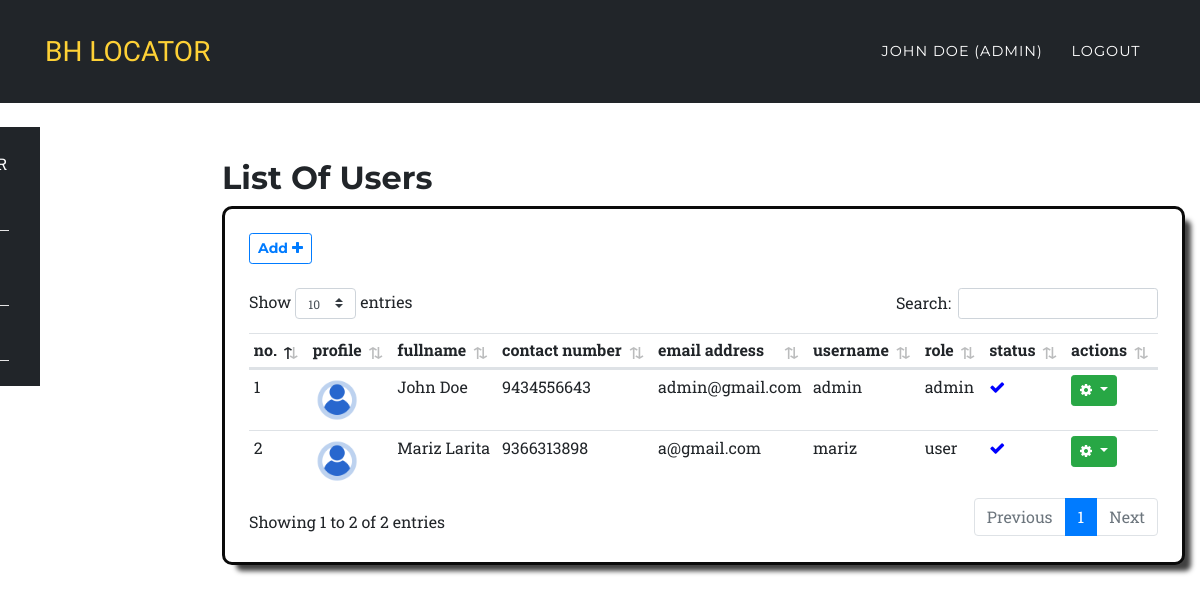
Page /users.php (signed in) on the committed database.
### tables this page shows
CREATE TABLE `user` (
  `user_id` int(11) NOT NULL,
  `username` varchar(60) NOT NULL,
  `password` varchar(60) NOT NULL,
  `fullname` varchar(60) NOT NULL,
  `contact` varchar(50) NOT NULL,
  `email` text NOT NULL,
  `image` varchar(200) NOT NULL,
  `role` varchar(50) NOT NULL,
  `status` int(20) NOT NULL,
  `user_added` datetime NOT NULL DEFAULT current_timestamp()
);

### users.php (the view, shortened to what this page needs)
<?php
	include 'include/header_admin.php';
?>
<nav class="navbar navbar-expand-lg navbar-dark" style="background-color:#212529;" id="mainNav">
    <div class="container">
        <a class="navbar-brand js-scroll-trigger" href="#">BH LOCATOR</a>
        <div class="collapse navbar-collapse" id="navbarResponsive">
            <ul class="navbar-nav text-uppercase ml-auto">
                <li class="nav-item">
                    <a class="nav-link" href="#"><?php echo $_SESSION['fullname']; ?>
                        <?php if($_SESSION['role'] == 'admin'){ echo "(Admin)"; } ?></a>
                </li>
                <li class="nav-item">
                    <a href="logout.php" class="nav-link">Logout</a>
                </li>
            </ul>
        </div>
    </div>
</nav>
<?php include 'include/side-nav.php';?>
<section class="wrapper" style="margin-left:16%;margin-top: -11%;">
    <div class="container">
        <div class="row">
            <div class="col-12">
                <h2>List Of Users</h2>
                <div id="tableStyle" class="card p-4">
                    <div class="">
                        <a href="add_user.php"><button class="btn btn-sm btn-outline-primary  mb-4">Add <i
                                    class="fa fa-plus"></i></button></a>
                    </div>
                    <div class="table-responsive">
                        <?php
						include_once 'config/dbcon.php';
						$sql = "SELECT * FROM user ";
						$result = $conn->query($sql);
						if ($result->num_rows > 0) {
						?>
                        <table id="example" class="table table-sm ">
                            <thead>
                                <tr>
                                    <th>no.</th>
                                    <th>profile</th>
                                    <th>fullname</th>
                                    <th>contact number</th>
                                    <th>email address</th>
                                    <th>username</th>
                                    <th>role</th>
                                    <th>status</th>
                                    <th>actions</th>
                                </tr>
                            </thead>
                            <tbody id="myTable">
                                <?php $i = 1; while ($row = $result->fetch_row()) : ?>
                                <tr>
                                    <td><?php echo $i++;?></td>
                                    <td><a target="_blank" href="models/upload_profile/<?php echo $row['6']; ?>"><img
                                                src="models/upload_profile/<?php echo $row[6]; ?>"
                                                class="mr-0 mt-0 rounded" height="50px" width="50px"></a></td>
                                    <td><?php echo $row['3'];?></td>
                                    <td><?php echo $row['4'];?></td>
                                    <td><?php echo $row['5'];?></td>
                                    <td><?php echo $row['1'];?></td>
                                    <td><?php echo $row['7'];?></td>
                                    <td>
                                        <?php
											if($row['8'] == 0){
												echo "<i style='color:blue' class='fa fa-check'></i>";
											}else{
												echo "<i style='color:red' class='fa fa-close'></i>";
											}
										?>
                                    </td>
                                    <td>
                                        <div class="btn-group">
                                            <button class="btn btn-success btn-sm dropdown-toggle" type="button"
                                                data-toggle="dropdown" aria-expanded="false">
                                                <i class="fa fa-cog"></i>
                                            </button>
                                        </div>
                                    </td>
                                </tr>
                                <?php endwhile; ?>
                                <?php
								} else {
								}
								?>
                            </tbody>
                        </table>
                    </div>
                </div>
            </div>
        </div>
    </div>
</section>
<?php include 'include/footer.php';?>

### resources/css/style.css (style rules this page uses)
html,body { margin: 0 auto; max-width: 100%; }

### assets/css/mySTYLE.css (style rules this page uses)
body { overflow-x: hidden; font-family: 'Roboto Slab', 'Helvetica Neue', Helvetica, Arial, sans-serif; }
a { color: #fed136; }
h1, h2, h3, h4, h5, h6 { font-weight: 700; font-family: 'Montserrat', 'Helvetica Neue', Helvetica, Arial, sans-serif; }
section { padding: 100px 0; }
@media (min-width: 768px) { section { padding: 140px 0; } }
.btn { font-family: 'Montserrat', 'Helvetica Neue', Helvetica, Arial, sans-serif; font-weight: 700; }
#mainNav { background-color: #212529; }
#mainNav .navbar-brand { color: #fed136; font-family: 'Kaushan Script', 'Helvetica Neue', Helvetica, Arial, cursive; }
#mainNav .navbar-nav .nav-item .nav-link { font-size: 90%; font-weight: 400; padding: 0.75em 0; letter-spacing: 1px; color: white; font-family: 'Montserrat', 'Helvetica Neue', Helvetica, Arial, sans-serif; }
@media (min-width: 992px) { #mainNav { padding-top: 25px; padding-bottom: 25px; -webkit-transition: padding-top 0.3s, padding-bottom 0.3s; -moz-transition: padding-top 0.3s, padding-bottom 0.3s; transition: padding-top 0.3s, padding-bottom 0.3s; border: none; background-color: transparent; } }
@media (min-width: 992px) { #mainNav .navbar-brand { font-size: 1.75em; -webkit-transition: all 0.3s; -moz-transition: all 0.3s; transition: all 0.3s; } }
@media (min-width: 992px) { #mainNav .navbar-nav .nav-item .nav-link { padding: 1.1em 1em !important; } }

### assets/css/style.css (style rules this page uses)
.navbar { border-radius: 0px; }
section { padding-left: 15px; }

### users.php (style rules this page uses)
#tableStyle { box-shadow: 10px 10px 5px -4px rgba(0,0,0,0.75); -webkit-box-shadow: 10px 10px 5px -4px rgba(0,0,0,0.75); -moz-box-shadow: 10px 10px 5px -4px rgba(0,0,0,0.75); border: 3px solid #0a0a0a; border-radius: 10px 10px 10px 10px; -webkit-border-radius: 10px 10px 10px 10px; -moz-border-radius: 10px 10px 10px 10px; }

### rows in the picture
user: image (picture), fullname "John Doe", contact "9434556643", email "admin@gmail.com", username "admin", role "admin", status 0 (drawn)
user: image (picture), fullname "Mariz Larita", contact "9366313898", email "a@gmail.com", username "mariz", role "user", status 0 (drawn)

### other values in the picture
$_SESSION['fullname'] "JOHN DOE"
